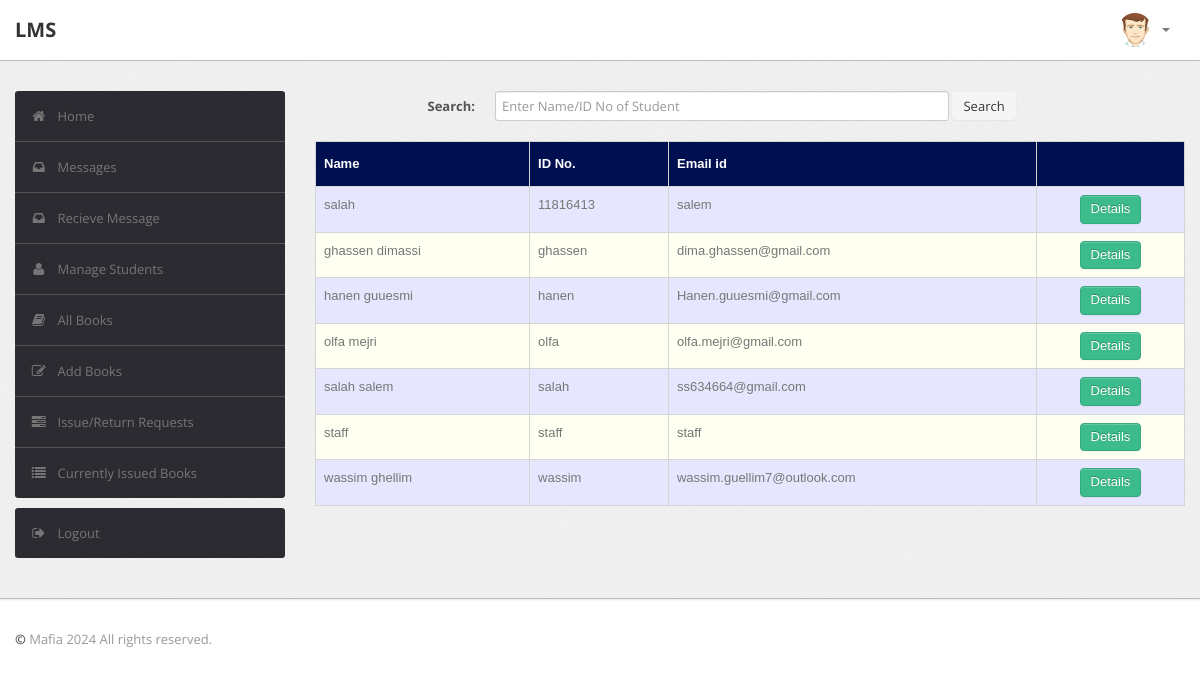
The page /librarian/student.php on the database its author committed.
### tables this page shows
CREATE TABLE `user` (
  `RollNo` varchar(50) NOT NULL,
  `Name` varchar(50) DEFAULT NULL,
  `Type` varchar(50) DEFAULT NULL,
  `Category` varchar(50) DEFAULT NULL,
  `Department` varchar(255) NOT NULL,
  `EmailId` varchar(50) DEFAULT NULL,
  `MobNo` bigint(11) DEFAULT NULL,
  `Password` varchar(50) DEFAULT NULL
);

### librarian/student.php (the view, shortened to what this page needs)
<?php
require('dbconn.php');
?>
<?php
$rollno = $_SESSION['RollNo'];
                                $sql="select * from LMS.user where RollNo='$rollno'";
if ($_SESSION['RollNo'] !== 'staff') {
    ?>
<!DOCTYPE html>
<html lang="en">
    <head>
        <link type="text/css" href="bootstrap/css/bootstrap.min.css" rel="stylesheet">
        <link type="text/css" href="bootstrap/css/bootstrap-responsive.min.css" rel="stylesheet">
        <link type="text/css" href="css/theme.css" rel="stylesheet">
        <link type="text/css" href="images/icons/css/font-awesome.css" rel="stylesheet">
    </head>
    <body>
        <div class="navbar navbar-fixed-top">
            <div class="navbar-inner">
                <div class="container">
                        <a class="brand" href="index.php">LMS </a>
                    <div class="nav-collapse collapse navbar-inverse-collapse">
                        <ul class="nav pull-right">
                            <li class="nav-user dropdown"><a href="#" class="dropdown-toggle" data-toggle="dropdown">
                                <img src="images/user.png" class="nav-avatar" />
                                <b class="caret"></b></a>
                            </li>
                        </ul>
                    </div>
                </div>
            </div>
        </div>
        <div class="wrapper">
            <div class="container">
                <div class="row">
                    <div class="span3">
                        <div class="sidebar">
                             <ul class="widget widget-menu unstyled">
                                <li class="active"><a href="index.php"><i class="menu-icon icon-home"></i>Home
                                </a></li>
                                 <li><a href="message.php"><i class="menu-icon icon-inbox"></i>Messages</a>
                                </li>
                                <li><a href="recieve.php"><i class="menu-icon icon-inbox"></i>Recieve Message</a>
                                </li>
                                <li><a href="student.php"><i class="menu-icon icon-user"></i>Manage Students </a>
                                </li>
                                <li><a href="book.php"><i class="menu-icon icon-book"></i>All Books </a></li>
                                <li><a href="addbook.php"><i class="menu-icon icon-edit"></i>Add Books </a></li>
                                <li><a href="requests.php"><i class="menu-icon icon-tasks"></i>Issue/Return Requests </a></li>
                                <li><a href="current.php"><i class="menu-icon icon-list"></i>Currently Issued Books </a></li>
                            </ul>
                            <ul class="widget widget-menu unstyled">
                                <li><a href="logout.php"><i class="menu-icon icon-signout"></i>Logout </a></li>
                            </ul>
                        </div>
                    </div>
                    <div class="span9">
                        <form class="form-horizontal row-fluid" action="student.php" method="post">
                                        <div class="control-group">
                                            <label class="control-label" for="Search"><b>Search:</b></label>
                                            <div class="controls">
                                                <input type="text" id="title" name="title" placeholder="Enter Name/ID No of Student" class="span8" required>
                                                <button type="submit" name="submit"class="btn">Search</button>
                                            </div>
                                        </div>
                                    </form>
                                    <br>
                                    <?php
                                    if(isset($_POST['submit']))
                                        {$s=$_POST['title'];
                                            $sql="select * from LMS.user where (RollNo='$s' or Name like '%$s%') and Type<>'ADMIN'";
                                        }
                                    else
                                        $sql="select * from LMS.user where Type<>'ADMIN' and Type<>'LIBRARIAN' ";
                                    $result=$conn->query($sql);
                                    $rowcount=mysqli_num_rows($result);
                                    if(!($rowcount))
                                        echo "<br><center><h2><b><i>No Results</i></b></h2></center>";
                                    else
                                    {
                                    ?>
                        <table class="table" id = "tables">
                                  <thead>
                                    <tr>
                                      <th>Name</th>
                                      <th>ID No.</th>
                                      <th>Email id</th>
                                      <th></th>
                                    </tr>
                                  </thead>
                                  <tbody>
                    <?php
                            while($row=$result->fetch_assoc())
                            {
                                $email=$row['EmailId'];
                                $name=$row['Name'];
                                $rollno=$row['RollNo'];
                            ?>
                                    <tr>
                                      <td><?php echo $name ?></td>
                                      <td><?php echo $rollno ?></td>
                                      <td><?php echo $email ?></td>
                                        <td>
                                        <center>
                                            <a href="studentdetails.php?id=<?php echo $rollno; ?>" class="btn btn-success">Details</a>
                                      </center>
                                        </td>
                                    </tr>
                            <?php }} ?>
                                  </tbody>
                                </table>
                            </div>
                </div>
            </div>
        </div>
<div class="footer">
            <div class="container">
                <b class="copyright">&copy;    </b> Mafia 2024 All rights reserved.
            </div>
        </div>
    </body>
</html>
<?php }
else {
    echo "<script type='text/javascript'>alert('Access Denied!!!')</script>";
} ?>

### librarian/css/theme.css (style rules this page uses)
#tables { font-family: "Trebuchet MS", Arial, Helvetica, sans-serif; border-collapse: collapse; width: 100%; }
#tables td, #tables th { border: 1px solid #ddd; padding: 8px; }
#tables tr:nth-child(even) { background-color: #fffff2; }
#tables tr:nth-child(odd) { background-color: #e6e6ff; }
#tables th { padding-top: 12px; padding-bottom: 12px; text-align: left; background-color: #000F50; color: white; }
body { font-size: 13px; font-family: 'Open Sans', Arial, sans-serif; background: #fff; color: #777 }
strong, b { color: #555 }
.wrapper { background: url(../images/bg.png) #eee; border-bottom: 1px solid #bbb; -webkit-box-shadow: 0 1px 2px rgba(0,0,0,0.1); -moz-box-shadow: 0 1px 2px rgba(0,0,0,0.1); box-shadow: 0 1px 2px rgba(0,0,0,0.1); padding: 30px 0 }
.footer { color: #999; padding: 30px 0 60px }
form { margin: 0 }
select, textarea, input[type="text"], input[type="password"], input[type="datetime"], input[type="datetime-local"], input[type="date"], input[type="month"], input[type="time"], input[type="week"], input[type="number"], input[type="email"], input[type="url"], input[type="search"], input[type="tel"], input[type="color"], .uneditable-input, label, input, button, select, textarea { -webkit-border-radius: 3px; -moz-border-radius: 3px; border-radius: 3px; font-size: 13px; font-family: 'Open Sans', Tahoma, Arial, sans-serif }
body [class^="icon-"], body [class*=" icon-"] { font-size: 14px; line-height: 20px; height: 20px }
.form-horizontal .control-group, .form-vertical .control-group { margin-bottom: 0 }
.navbar { position: static!important; margin: 0!important }
.navbar .navbar-inner { background: #fff; border-bottom: 1px solid #bbb; -webkit-box-shadow: 0 1px 2px rgba(0,0,0,0.15); -moz-box-shadow: 0 1px 2px rgba(0,0,0,0.15); box-shadow: 0 1px 2px rgba(0,0,0,0.15) }
.navbar .brand { color: #333; font-weight: bold; font-size: 20px; margin-right: 20px; padding: 20px }
.navbar .nav>li>a { padding: 20px 15px; font-weight: bold; color: #777 }
.nav-user>a { height: 20px }
.nav-avatar { width: 34px; height: 34px; margin: -7px 5px 0 0; -webkit-border-radius: 50%; -moz-border-radius: 50%; border-radius: 50% }
.btn, .btn-box { -webkit-border-radius: 3px; -moz-border-radius: 3px; border-radius: 3px }
.btn { font-size: 13px; font-weight: 600 }
.btn { display: inline-block; margin-bottom: 0; font-weight: 400; text-align: center; vertical-align: middle; cursor: pointer; background-image: none; border: 1px solid transparent; white-space: nowrap; padding: 4px 10px; font-size: 13px; line-height: 1.42857; border-radius: 4px; -webkit-user-select: none; -moz-user-select: none; -ms-user-select: none; user-select: none }
.btn-success { color: #fff; background-color: #3cbc8d; border-color: #36a97f }
.table { margin-bottom: 0 }
.table th, .table td { border-color: #d5d5d5!important }
.widget-menu { background: #fff; -webkit-border-radius: 3px; -moz-border-radius: 3px; border-radius: 3px; overflow: hidden }
.widget-menu a { color: #555; display: block; line-height: 20px; padding: 15px; text-decoration: none!important }
.widget-menu .menu-icon { margin-right: 10px; color: #767676; -webkit-transition: all .2s ease-in-out; -moz-transition: all .2s ease-in-out; transition: all .2s ease-in-out; }
.widget-menu>li+li { border-top: 1px solid #555 }
.widget-menu>li>a { background-color: #2d2b32; color: #767676; -webkit-transition: all .2s ease-in-out; -moz-transition: all .2s ease-in-out; transition: all .2s ease-in-out; }

### rows shown on the page
user: Name "salah", RollNo "11816413", EmailId "salem"
user: Name "ghassen dimassi", RollNo "ghassen", EmailId "dima.ghassen@gmail.com"
user: Name "hanen guuesmi", RollNo "hanen", EmailId "Hanen.guuesmi@gmail.com"
user: Name "olfa mejri", RollNo "olfa", EmailId "olfa.mejri@gmail.com"
user: Name "salah salem", RollNo "salah", EmailId "ss634664@gmail.com"
user: Name "staff", RollNo "staff", EmailId "staff"
user: Name "wassim ghellim", RollNo "wassim", EmailId "wassim.guellim7@outlook.com"
